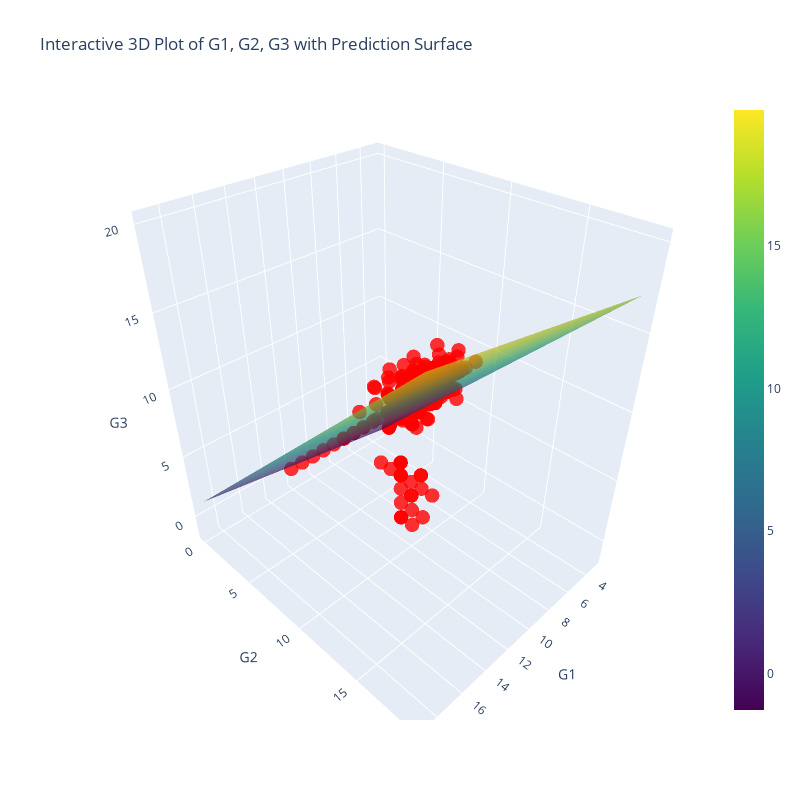

Source (notebook cell):
### Markdown cell above
So as you can see, by just using two features and linear regression we got 0.81 average R2 score. This is pretty good for the first try, let's plot the training data and our predictions. By the way we will be focusing on the mean cross validation R2 scores to evaluate our trainings in this notebook.

### Code cell
plot3d(X, y,lr_pipeline, features)

### Figure 1 — Plotly figure (JSON) as saved in the notebook; plotly's stock layout.template omitted (floating-point values rounded to 4 significant figures; data arrays with more than 128 entries replaced by an {"elided": "..."} marker saying what was removed)
{"data": [{"marker": {"color": "red", "opacity": 0.8, "size": 5}, "mode": "markers", "name": "Actual Data", "type": "scatter3d", "x": {"elided": "395 int values"}, "y": {"elided": "395 int values"}, "z": {"elided": "395 int values"}}, {"colorscale": [[0, "#440154"], [0.1111, "#482878"], [0.2222, "#3e4989"], [0.3333, "#31688e"], [0.4444, "#26828e"], [0.5556, "#1f9e89"], [0.6667, "#35b779"], [0.7778, "#6ece58"], [0.8889, "#b5de2b"], [1, "#fde725"]], "name": "Prediction Surface", "opacity": 0.7, "type": "surface", "x": {"elided": "50x50 float values"}, "y": {"elided": "50x50 float values"}, "z": {"elided": "50x50 float values"}}], "layout": {"height": 800, "scene": {"xaxis": {"title": {"text": "G1"}}, "yaxis": {"title": {"text": "G2"}}, "zaxis": {"title": {"text": "G3"}}}, "title": {"text": "Interactive 3D Plot of G1, G2, G3 with Prediction Surface"}, "width": 800}}
